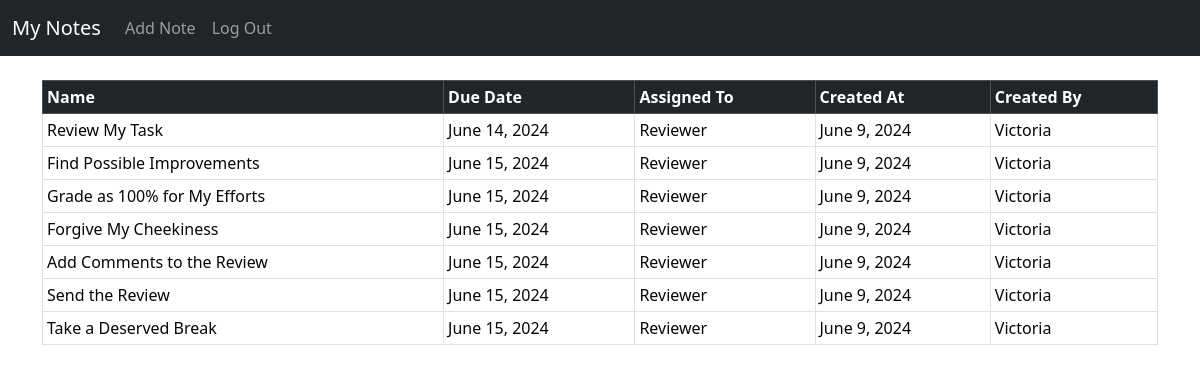
Screenshot of / (signed in) with the database file from the repository.
### my_notes/models.py (models this page shows, shortened)
class Task(models.Model):
    created_at = models.DateField(auto_now_add=True)
    user = models.ForeignKey(
        User,
        on_delete=models.CASCADE,
        related_name="created_by"
        )
    name = models.CharField(max_length=200)
    description = models.TextField()
    due_date = models.DateField()
    assigned_to = models.ForeignKey(
        User,
        on_delete=models.CASCADE,
        related_name="assigned_to",
        null=True,
        blank=True
        )
    class Meta:
        ordering = ['due_date']

### my_notes/views.py (the view)
# urls.py: path("", views.home, name = "home"),
def home(request):
    tasks = Task.objects.all()
    if request.method == "POST":
        username = request.POST["username"]
        password = request.POST["password"]
        user = authenticate(request, username = username, password = password)
        if user is not None:
            login(request, user)
            messages.success(request, "You have been logged in! ")
            return redirect("home")
        else:
            messages.error(
                request,
                "There was an error logging in. Please try again."
                )
            return redirect("home")
    else:
        return render(request, "home.html", {"tasks": tasks})

### my_notes/templates/home.html (shortened to what this page needs)
{% extends 'base.html' %}
{% block content %}
{% if user.is_authenticated %}
<table class="table table-bordered table-sm table-hover ">
  <thead class="table-dark">
    <tr>
      <th scope="col">Name</th>
      <th scope="col">Due Date</th>
      <th scope="col">Assigned To</th>
      <th scope="col">Created At</th>
      <th scope="col">Created By</th>
    </tr>
  </thead>
  <tbody>
    {% if tasks %}
      {% for task in tasks %}
      <tr>
        <td><a href="{% url "task" task.id %}"
              class="task-link">{{task.name}}</a>
        </td>
        <td><a href="{% url "task" task.id %}"
          class="task-link">{{task.due_date}}</a>
        </td>
        <td><a href="{% url "task" task.id %}"
          class="task-link">{{task.assigned_to}}</a>
        </td>
        <td><a href="{% url "task" task.id %}"
          class="task-link">{{task.created_at}}</a>
        </td>
        <td><a href="{% url "task" task.id %}"
          class="task-link">{{task.user}}</a>
        </td>
      </tr>
      {% endfor %}
    {% endif %}
  </tbody>
</table>
{% endif %}
{% endblock %}

### my_notes/templates/base.html (shortened to what this page needs)
{% load static %}
<!doctype html>
<html lang="en">
  <head>
    <link href="https://cdn.jsdelivr.net/npm/bootstrap@5.3.3/dist/css/bootstrap.min.css"
          rel="stylesheet"
>
  </head>
  <body>
    {% include 'navbar.html' %}
    <div class = "container">
      <br/>
      {% block content %}
      {% endblock %}
    </div>
  </body>
</html>

### my_notes/templates/navbar.html (shortened to what this page needs)
<nav class="navbar navbar-expand-lg navbar-dark bg-dark">
    <div class="container-fluid">
      <a class="navbar-brand" href="{% url 'home'%}" ">My Notes</a>
      <div class="collapse navbar-collapse" id="navbarSupportedContent">
        <ul class="navbar-nav me-auto mb-2 mb-lg-0">
          {% if user.is_superuser %}
          <li class="nav-item">
            <a class="nav-link" href="{% url "add_task" %}">Add Note</a>
          </li>
          <li class="nav-item">
              <a class="nav-link" href="{% url "admin:index" %}">
                Site Administration</a>
          </li>
          <li class="nav-item">
            <a class="nav-link" href="{% url "logout" %}">Log Out</a>
          </li>
          {% elif user.is_authenticated %}
          <li class="nav-item">
            <a class="nav-link" href="{% url "add_task" %}">Add Note</a>
          </li>
          <li class="nav-item">
            <a class="nav-link" href="{% url "logout" %}">Log Out</a>
          </li>
          {% else %}
          <li class="nav-item">
            <a class="nav-link" href="{% url "register" %}">Sign In</a>
          </li>
          <li class="nav-item">
            <a class="nav-link" href="{% url "home" %}">Log In</a>
          {% endif %}
        </ul>
      </div>
    </div>
  </nav>

### my_notes/templates/base.html (style rules this page uses)
.task-link { color: rgb(6, 6, 6); text-decoration: none; }

### rows the page displays
Task: name "Review My Task", due_date "June 14, 2024", assigned_to "Reviewer", created_at "June 9, 2024", user "Victoria"
Task: name "Find Possible Improvements", due_date "June 15, 2024", assigned_to "Reviewer", created_at "June 9, 2024", user "Victoria"
Task: name "Grade as 100% for My Efforts", due_date "June 15, 2024", assigned_to "Reviewer", created_at "June 9, 2024", user "Victoria"
Task: name "Forgive My Cheekiness", due_date "June 15, 2024", assigned_to "Reviewer", created_at "June 9, 2024", user "Victoria"
Task: name "Add Comments to the Review", due_date "June 15, 2024", assigned_to "Reviewer", created_at "June 9, 2024", user "Victoria"
Task: name "Send the Review", due_date "June 15, 2024", assigned_to "Reviewer", created_at "June 9, 2024", user "Victoria"
Task: name "Take a Deserved Break", due_date "June 15, 2024", assigned_to "Reviewer", created_at "June 9, 2024", user "Victoria"
